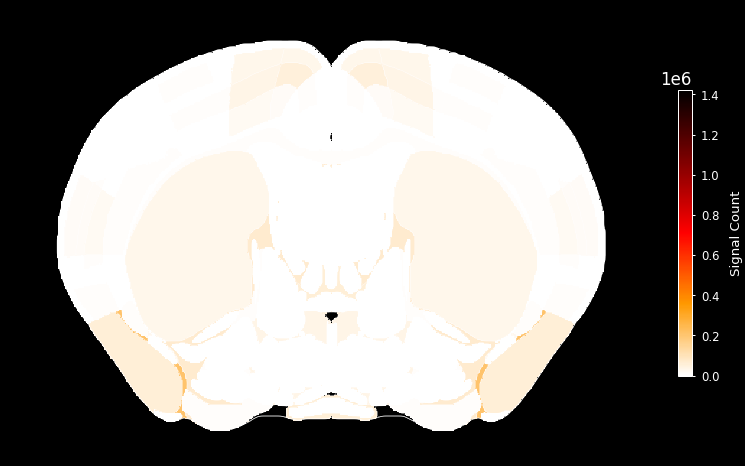
#> input picture .tmp_slice_test.png, 745 x 466 px
$ python masked_clahe.py ../../.tmp_slice_test.png
#> lines starting #> are read from the running program, lines starting #| are printed output that depends on the picture
import cv2
import numpy as np
import sys
import os
import tifffile
import argparse


# [62 lines left out: function clahe_array, not called in this run]


def clahe_enhance(image_path: str, clip_limit: float = 2.0, grid_size: tuple = (8, 8), use_mask: bool = False) -> None:
    """
    CLAHE对比度增强。默认直接全局增强，适合已经做过去背景的图像（比如Tophat后）。
    如果use_mask=True，先用Otsu找前景mask，只增强前景。

    Parameters:
        image_path: 输入图像路径
        clip_limit: CLAHE的剪切限制
        grid_size: CLAHE网格块大小
        use_mask: 是否只增强前景（Otsu mask）
    """
#> called with image_path = '../../.tmp_slice_test.png', clip_limit = 2, grid_size = (16, 16), use_mask = False
    if image_path.lower().endswith(('.tif', '.tiff')):
        img = tifffile.imread(image_path)
    else:
        img = cv2.imread(image_path)
#> img is the input picture: shape (466, 745, 3); mean B, G, R 124.4, 127.8, 131.2

    if img is None:
        raise FileNotFoundError(f"无法读取图像: {image_path}")

    dtype = img.dtype
    if len(img.shape) == 3 and img.shape[2] == 3:
        # Keep BGR path behavior for color images via file CLI.
        clahe = cv2.createCLAHE(clipLimit=clip_limit, tileGridSize=grid_size)
        lab = cv2.cvtColor(img, cv2.COLOR_BGR2LAB)
#> lab: shape (466, 745, 3); mean of channels 0, 1, 2 129, 128.7, 130.2
        l_channel = lab[:, :, 0]
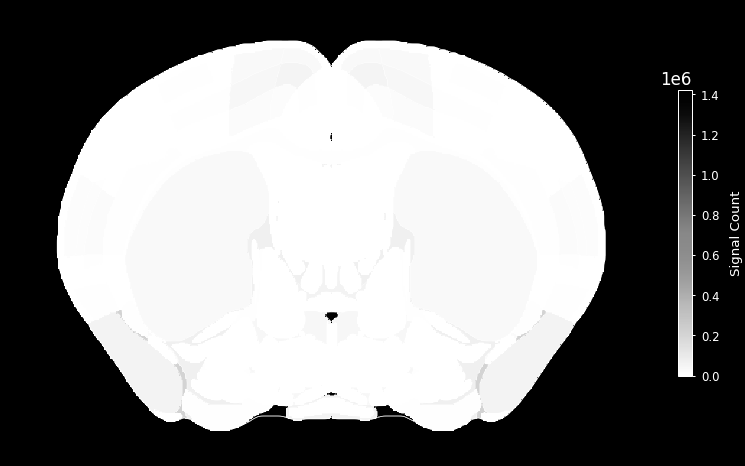
#> l_channel: shape (466, 745); min 0, max 255, mean 129

        if use_mask:
            gray = cv2.cvtColor(img, cv2.COLOR_BGR2GRAY)
            if gray.max() > 0:
                if gray.max() > 255:
                    gray_norm = (gray / gray.max() * 255).astype(np.uint8)
                else:
                    gray_norm = gray.astype(np.uint8)
                _, mask = cv2.threshold(gray_norm, 0, 255, cv2.THRESH_BINARY + cv2.THRESH_OTSU)
            else:
                mask = np.zeros_like(gray, dtype=np.uint8)

            full_eq = clahe.apply(l_channel)
            l_channel[mask > 0] = full_eq[mask > 0]
            mask_output = mask
        else:
            l_channel = clahe.apply(l_channel)
            mask_output = None

        lab[:, :, 0] = l_channel
#> lab: shape (466, 745, 3); mean of channels 0, 1, 2 129.4, 128.7, 130.2
        result = cv2.cvtColor(lab, cv2.COLOR_LAB2BGR)
    else:
        if len(img.shape) == 3:
            gray = img[:, :, 0]
        else:
            gray = img
        result = clahe_array(
            gray,
            clip_limit=clip_limit,
            grid_size=grid_size,
            use_mask=use_mask,
        )
        mask_output = None
        if use_mask:
            work = gray
            if work.max() > 255:
                gray_norm = (work / work.max() * 255).astype(np.uint8)
            else:
                gray_norm = work.astype(np.uint8)
            _, mask_output = cv2.threshold(gray_norm, 0, 255, cv2.THRESH_BINARY + cv2.THRESH_OTSU)

    result = result.astype(dtype)

    dir_path = os.path.dirname(image_path) if os.path.dirname(image_path) else '.'
    filename = os.path.basename(image_path)
    name, ext = os.path.splitext(filename)

    if use_mask:
        output_path = os.path.join(dir_path, f"{name}_masked_clahe{ext}")
        if mask_output is not None:
            mask_output_path = os.path.join(dir_path, f"{name}_otsu_mask{ext}")
    else:
        output_path = os.path.join(dir_path, f"{name}_clahe{ext}")

    if output_path.lower().endswith(('.tif', '.tiff')):
        tifffile.imwrite(output_path, result, compression=None)
        if use_mask and mask_output is not None:
            tifffile.imwrite(mask_output_path, mask_output, compression=None)
    else:
        cv2.imwrite(output_path, result)
        if use_mask and mask_output is not None:
            cv2.imwrite(mask_output_path, mask_output)

    if use_mask:
        print(f"Otsu mask已保存至: {mask_output_path}")
        print(f"masked CLAHE结果已保存至: {output_path} (dtype={dtype})")
    else:
        print(f"CLAHE结果已保存至: {output_path} (dtype={dtype})")
#| CLAHE结果已保存至: ../../.tmp_slice_test_clahe.png (dtype=uint8)


def main():
    parser = argparse.ArgumentParser(description="CLAHE contrast enhancement. Works great after Tophat background removal.")
    parser.add_argument("image_path", type=str, help="Input image path")
    parser.add_argument("--masked", action="store_true", help="Use Otsu mask to only enhance foreground (default: False, enhance whole image)")
    parser.add_argument("--clip-limit", type=float, default=2.0, help="CLAHE clip limit (default: 2.0)")
    parser.add_argument("--grid-size", type=int, default=16, help="CLAHE grid size (default: 8)")

    args = parser.parse_args()

    grid_size = (args.grid_size, args.grid_size)
    clahe_enhance(args.image_path, clip_limit=args.clip_limit, grid_size=grid_size, use_mask=args.masked)


if __name__ == "__main__":
    main()
